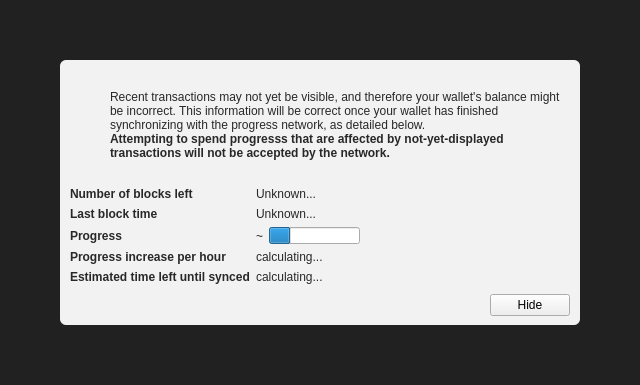
<?xml version="1.0" encoding="UTF-8"?>
<ui version="4.0">
 <class>ModalOverlay</class>
 <widget class="ModalOverlay" name="ModalOverlay">
  <property name="geometry">
   <rect>
    <x>0</x>
    <y>0</y>
    <width>640</width>
    <height>385</height>
   </rect>
  </property>
  <property name="windowTitle">
   <string>Form</string>
  </property>
  <layout class="QVBoxLayout" name="verticalLayout" stretch="0">
   <property name="sizeConstraint">
    <enum>QLayout::SetDefaultConstraint</enum>
   </property>
   <property name="leftMargin">
    <number>0</number>
   </property>
   <property name="topMargin">
    <number>0</number>
   </property>
   <property name="rightMargin">
    <number>0</number>
   </property>
   <property name="bottomMargin">
    <number>0</number>
   </property>
   <item>
    <widget class="QWidget" name="bgWidget" native="true">
     <property name="styleSheet">
      <string notr="true">#bgWidget { background: rgba(0,0,0,220); }</string>
     </property>
     <layout class="QVBoxLayout" name="verticalLayoutMain" stretch="1">
      <property name="leftMargin">
       <number>60</number>
      </property>
      <property name="topMargin">
       <number>60</number>
      </property>
      <property name="rightMargin">
       <number>60</number>
      </property>
      <property name="bottomMargin">
       <number>60</number>
      </property>
      <item>
       <widget class="QWidget" name="contentWidget" native="true">
        <property name="styleSheet">
         <string notr="true">#contentWidget { background: rgba(255,255,255,240); border-radius: 6px; }

QLabel { color: rgb(40,40,40);  }</string>
        </property>
        <layout class="QVBoxLayout" name="verticalLayoutSub" stretch="1,0,0,0">
         <property name="spacing">
          <number>0</number>
         </property>
         <property name="leftMargin">
          <number>10</number>
         </property>
         <property name="topMargin">
          <number>10</number>
         </property>
         <property name="rightMargin">
          <number>10</number>
         </property>
         <property name="bottomMargin">
          <number>10</number>
         </property>
         <item>
          <layout class="QHBoxLayout" name="horizontalLayoutIconText" stretch="0,1">
           <property name="topMargin">
            <number>20</number>
           </property>
           <item>
            <layout class="QVBoxLayout" name="verticalLayoutIcon">
             <property name="leftMargin">
              <number>0</number>
             </property>
             <item>
              <widget class="QPushButton" name="warningIcon">
               <property name="enabled">
                <bool>false</bool>
               </property>
               <property name="text">
                <string/>
               </property>
               <property name="icon">
                <iconset>
                 <normaloff>:/icons/warning</normaloff>
                 <disabledoff>:/icons/warning</disabledoff>:/icons/warning</iconset>
               </property>
               <property name="iconSize">
                <size>
                 <width>48</width>
                 <height>48</height>
                </size>
               </property>
               <property name="flat">
                <bool>true</bool>
               </property>
              </widget>
             </item>
             <item>
              <spacer name="verticalSpacerWarningIcon">
               <property name="orientation">
                <enum>Qt::Vertical</enum>
               </property>
               <property name="sizeHint" stdset="0">
                <size>
                 <width>20</width>
                 <height>40</height>
                </size>
               </property>
              </spacer>
             </item>
            </layout>
           </item>
           <item>
            <layout class="QVBoxLayout" name="verticalLayoutInfoText">
             <property name="leftMargin">
              <number>0</number>
             </property>
             <property name="topMargin">
              <number>0</number>
             </property>
             <item>
              <widget class="QLabel" name="infoText">
               <property name="text">
                <string>Recent transactions may not yet be visible, and therefore your wallet's balance might be incorrect. This information will be correct once your wallet has finished synchronizing with the progress network, as detailed below.</string>
               </property>
               <property name="textFormat">
                <enum>Qt::RichText</enum>
               </property>
               <property name="wordWrap">
                <bool>true</bool>
               </property>
              </widget>
             </item>
             <item>
              <widget class="QLabel" name="infoTextStrong">
               <property name="font">
                <font>
                 <weight>75</weight>
                 <bold>true</bold>
                </font>
               </property>
               <property name="text">
                <string>Attempting to spend progresss that are affected by not-yet-displayed transactions will not be accepted by the network.</string>
               </property>
               <property name="textFormat">
                <enum>Qt::RichText</enum>
               </property>
               <property name="wordWrap">
                <bool>true</bool>
               </property>
              </widget>
             </item>
             <item>
              <spacer name="verticalSpacerInTextSpace">
               <property name="orientation">
                <enum>Qt::Vertical</enum>
               </property>
               <property name="sizeHint" stdset="0">
                <size>
                 <width>20</width>
                 <height>40</height>
                </size>
               </property>
              </spacer>
             </item>
            </layout>
           </item>
          </layout>
         </item>
         <item>
          <spacer name="verticalSpacerAfterText">
           <property name="orientation">
            <enum>Qt::Vertical</enum>
           </property>
           <property name="sizeHint" stdset="0">
            <size>
             <width>20</width>
             <height>40</height>
            </size>
           </property>
          </spacer>
         </item>
         <item>
          <layout class="QFormLayout" name="formLayout">
           <property name="fieldGrowthPolicy">
            <enum>QFormLayout::FieldsStayAtSizeHint</enum>
           </property>
           <property name="horizontalSpacing">
            <number>6</number>
           </property>
           <property name="verticalSpacing">
            <number>6</number>
           </property>
           <property name="topMargin">
            <number>10</number>
           </property>
           <item row="0" column="0">
            <widget class="QLabel" name="labelNumberOfBlocksLeft">
             <property name="font">
              <font>
               <weight>75</weight>
               <bold>true</bold>
              </font>
             </property>
             <property name="text">
              <string>Number of blocks left</string>
             </property>
            </widget>
           </item>
           <item row="0" column="1">
            <widget class="QLabel" name="numberOfBlocksLeft">
             <property name="text">
              <string>Unknown...</string>
             </property>
            </widget>
           </item>
           <item row="1" column="0">
            <widget class="QLabel" name="labelLastBlockTime">
             <property name="font">
              <font>
               <weight>75</weight>
               <bold>true</bold>
              </font>
             </property>
             <property name="text">
              <string>Last block time</string>
             </property>
            </widget>
           </item>
           <item row="1" column="1">
            <widget class="QLabel" name="newestBlockDate">
             <property name="sizePolicy">
              <sizepolicy hsizetype="Maximum" vsizetype="Preferred">
               <horstretch>0</horstretch>
               <verstretch>0</verstretch>
              </sizepolicy>
             </property>
             <property name="text">
              <string>Unknown...</string>
             </property>
            </widget>
           </item>
           <item row="2" column="0">
            <widget class="QLabel" name="labelSyncDone">
             <property name="font">
              <font>
               <weight>75</weight>
               <bold>true</bold>
              </font>
             </property>
             <property name="text">
              <string>Progress</string>
             </property>
            </widget>
           </item>
           <item row="2" column="1">
            <layout class="QHBoxLayout" name="horizontalLayoutSync" stretch="0,1">
             <item>
              <widget class="QLabel" name="percentageProgress">
               <property name="text">
                <string notr="true">~</string>
               </property>
              </widget>
             </item>
             <item>
              <widget class="QProgressBar" name="progressBar">
               <property name="value">
                <number>24</number>
               </property>
               <property name="format">
                <string/>
               </property>
              </widget>
             </item>
            </layout>
           </item>
           <item row="4" column="0">
            <widget class="QLabel" name="labelProgressIncrease">
             <property name="font">
              <font>
               <weight>75</weight>
               <bold>true</bold>
              </font>
             </property>
             <property name="text">
              <string>Progress increase per hour</string>
             </property>
            </widget>
           </item>
           <item row="4" column="1">
            <widget class="QLabel" name="progressIncreasePerH">
             <property name="text">
              <string>calculating...</string>
             </property>
            </widget>
           </item>
           <item row="5" column="0">
            <widget class="QLabel" name="labelEstimatedTimeLeft">
             <property name="font">
              <font>
               <weight>75</weight>
               <bold>true</bold>
              </font>
             </property>
             <property name="text">
              <string>Estimated time left until synced</string>
             </property>
            </widget>
           </item>
           <item row="5" column="1">
            <widget class="QLabel" name="expectedTimeLeft">
             <property name="text">
              <string>calculating...</string>
             </property>
            </widget>
           </item>
          </layout>
         </item>
         <item>
          <layout class="QHBoxLayout" name="horizontalLayoutButtons">
           <property name="leftMargin">
            <number>10</number>
           </property>
           <property name="topMargin">
            <number>10</number>
           </property>
           <item>
            <spacer name="horizontalSpacer">
             <property name="orientation">
              <enum>Qt::Horizontal</enum>
             </property>
             <property name="sizeHint" stdset="0">
              <size>
               <width>40</width>
               <height>20</height>
              </size>
             </property>
            </spacer>
           </item>
           <item>
            <widget class="QPushButton" name="closeButton">
             <property name="text">
              <string>Hide</string>
             </property>
            </widget>
           </item>
          </layout>
         </item>
        </layout>
       </widget>
      </item>
     </layout>
    </widget>
   </item>
  </layout>
 </widget>
 <customwidgets>
  <customwidget>
   <class>ModalOverlay</class>
   <extends>QWidget</extends>
   <header>qt/modaloverlay.h</header>
   <container>1</container>
  </customwidget>
 </customwidgets>
 <resources/>
 <connections/>
</ui>
